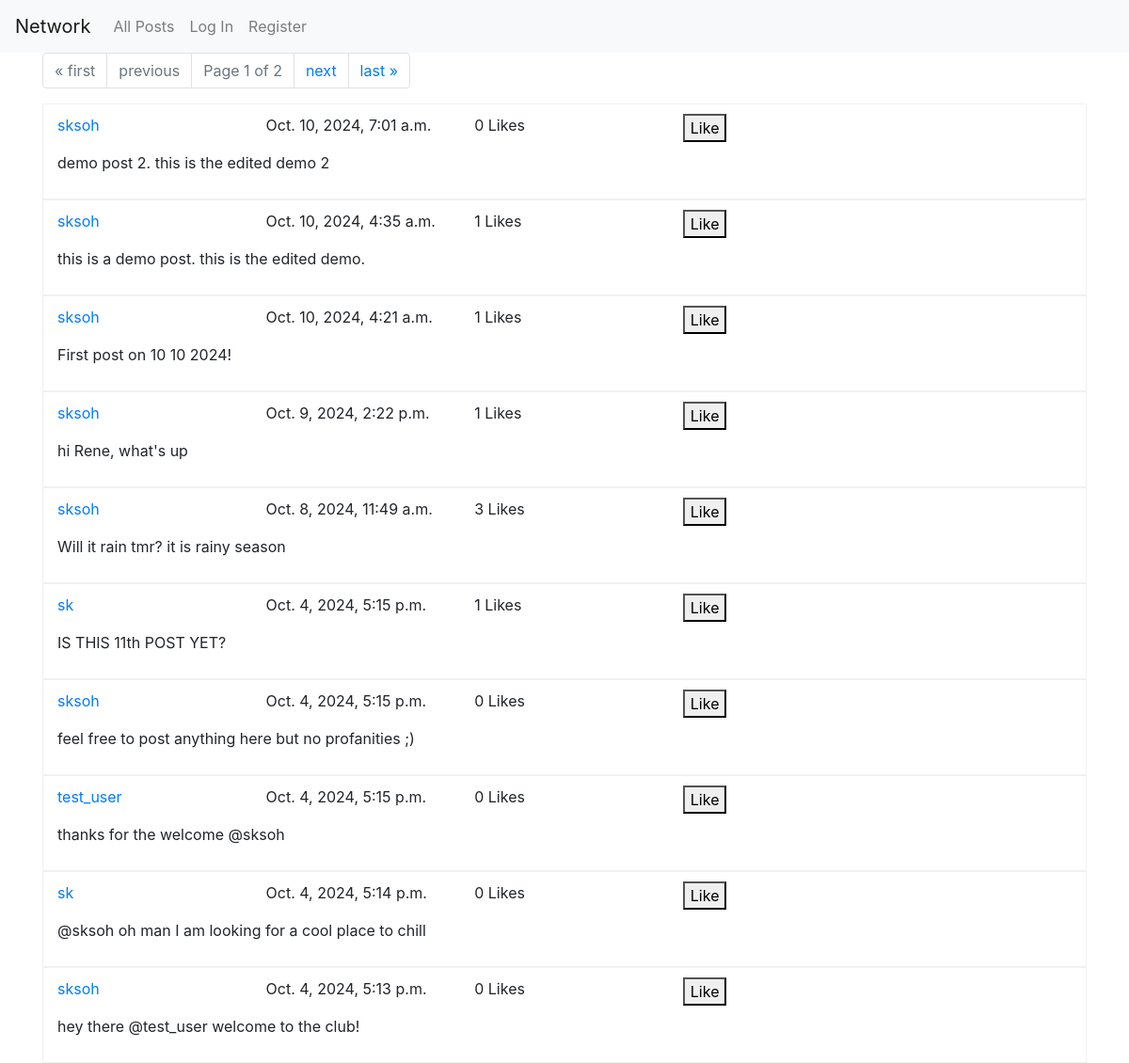
The page / on the database its author committed.
### network/models.py (models this page shows, shortened)
class Post(models.Model):
    author = models.ForeignKey(User, on_delete=models.CASCADE, related_name="user_author")
    content = models.CharField(max_length=128)
    date_time = models.DateTimeField(auto_now_add=True)
    likes = models.ManyToManyField(User, blank=True, related_name="posts_liked")

class User(AbstractUser):
    pass

### network/views.py (the view)
# urls.py: path("", views.index, name="index"),
def index(request):
    all_posts = Post.objects.all().order_by('date_time').reverse()
    paginator = Paginator(all_posts, 10) # Show 10 per page
    page_number = request.GET.get('page')
    page_obj = paginator.get_page(page_number)
    return render(request, "network/index.html", {
        'page_obj': page_obj
    })

### network/templates/network/index.html (shortened to what this page needs)
{% extends "network/layout.html" %}
{% block body %}
    <div class="container">
        <nav aria-label="Page navigation">
            <ul class="pagination">
                {% if page_obj.has_previous %}
                    <li class="page-item"><a class="page-link" href="?page=1">&laquo; first</a></li>
                    <li class="page-item"><a class="page-link" href="?page={{ page_obj.previous_page_number }}">previous</a></li>
                {% else %}
                    <li class="page-item disabled"><a class="page-link" href="#">&laquo; first</a></li>
                    <li class="page-item disabled"><a class="page-link" href="#">previous</a></li>
                {% endif %}
                <li class="page-item disabled">
                    <span class="page-link">Page {{ page_obj.number }} of {{ page_obj.paginator.num_pages }}</span>
                </li>
                {% if page_obj.has_next %}
                    <li class="page-item"><a class="page-link" href="?page={{ page_obj.next_page_number }}">next</a></li>
                    <li class="page-item"><a class="page-link" href="?page={{ page_obj.paginator.num_pages }}">last &raquo;</a></li>
                {% else %}
                    <li class="page-item disabled"><a class="page-link" href="#">next</a></li>
                    <li class="page-item disabled"><a class="page-link" href="#">last &raquo;</a></li>
                {% endif %}
            </ul>
        </nav>
        <div>
            {% for post in page_obj.object_list %}
                <div class="container posts_div" style="border: 0.5px solid #d3d3d352; padding-top: 10px; padding-bottom: 10px;">
                    <div class="row">
                        <div class="col">
                            <a href="{% url 'user_profile' id=post.author.id %}">{{ post.author }}</a>
                        </div>
                        <div class="col">
                            <p>{{ post.date_time }}</p>
                        </div>
                        <div class="col">
                            <span id="like-count-{{ post.id }}">{{ post.likes.count }} Likes</span>
                        </div>
                        <div class="col">
                            <button class="like_buttons" type="submit" data-post-id="{{ post.id }}">
                                {% if user in post.likes.all %}
                                    Unlike
                                {% else %}
                                    Like
                                {% endif %}
                            </button>
                        </div>
                        <div class="col">
                        </div>
                    </div>
                    <div id="content-view-{{ post.id }}">
                        <p>{{ post.content }}</p>
                    </div>
                </div>
            {% endfor %}
        </div>
    </div>
{% endblock %}

### network/templates/network/layout.html (shortened to what this page needs)
{% load static %}
<!DOCTYPE html>
<html lang="en">
    <head>
        <link rel="stylesheet" href="https://stackpath.bootstrapcdn.com/bootstrap/4.4.1/css/bootstrap.min.css">
        <link href="{% static 'network/styles.css' %}" rel="stylesheet">
    </head>
    <body>
        <nav class="navbar navbar-expand-lg navbar-light bg-light">
            <a class="navbar-brand" href="{% url 'index' %}">Network</a>
            <div>
              <ul class="navbar-nav mr-auto">
                <li class="nav-item">
                  <a class="nav-link" href="{% url 'index' %}">All Posts</a>
                </li>
                {% if user.is_authenticated %}
                    <li class="nav-item">
                        <a class="nav-link" href="{% url 'followings' %}">Following</a>
                    </li>
                    <li class="nav-item">
                        <a class="nav-link" href="{% url 'logout' %}">Log Out</a>
                    </li>
                {% else %}
                    <li class="nav-item">
                        <a class="nav-link" href="{% url 'login' %}">Log In</a>
                    </li>
                    <li class="nav-item">
                        <a class="nav-link" href="{% url 'register' %}">Register</a>
                    </li>
                {% endif %}
              </ul>
            </div>
          </nav>
        <div class="body">
            {% block body %}
            {% endblock %}
        </div>
    </body>
</html>

### rows shown on the page
Post: author "sksoh", date_time "Oct. 10, 2024, 7:01 a.m.", likes.count "0", shows "Like", content "demo post 2. this is the edited demo 2"
Post: author "sksoh", date_time "Oct. 10, 2024, 4:35 a.m.", likes.count "1", shows "Like", content "this is a demo post. this is the edited demo."
Post: author "sksoh", date_time "Oct. 10, 2024, 4:21 a.m.", likes.count "1", shows "Like", content "First post on 10 10 2024!"
Post: author "sksoh", date_time "Oct. 9, 2024, 2:22 p.m.", likes.count "1", shows "Like", content "hi Rene, what's up"
Post: author "sksoh", date_time "Oct. 8, 2024, 11:49 a.m.", likes.count "3", shows "Like", content "Will it rain tmr? it is rainy season"
Post: author "sk", date_time "Oct. 4, 2024, 5:15 p.m.", likes.count "1", shows "Like", content "IS THIS 11th POST YET?"
Post: author "sksoh", date_time "Oct. 4, 2024, 5:15 p.m.", likes.count "0", shows "Like", content "feel free to post anything here but no profanities ;)"
Post: author "test_user", date_time "Oct. 4, 2024, 5:15 p.m.", likes.count "0", shows "Like", content "thanks for the welcome @sksoh"
Post: author "sk", date_time "Oct. 4, 2024, 5:14 p.m.", likes.count "0", shows "Like", content "@sksoh oh man I am looking for a cool place to chill"
Post: author "sksoh", date_time "Oct. 4, 2024, 5:13 p.m.", likes.count "0", shows "Like", content "hey there @test_user welcome to the club!"

### other values the page prints
{{ page_obj.number }} "1"
{{ page_obj.paginator.num_pages }} "2"
